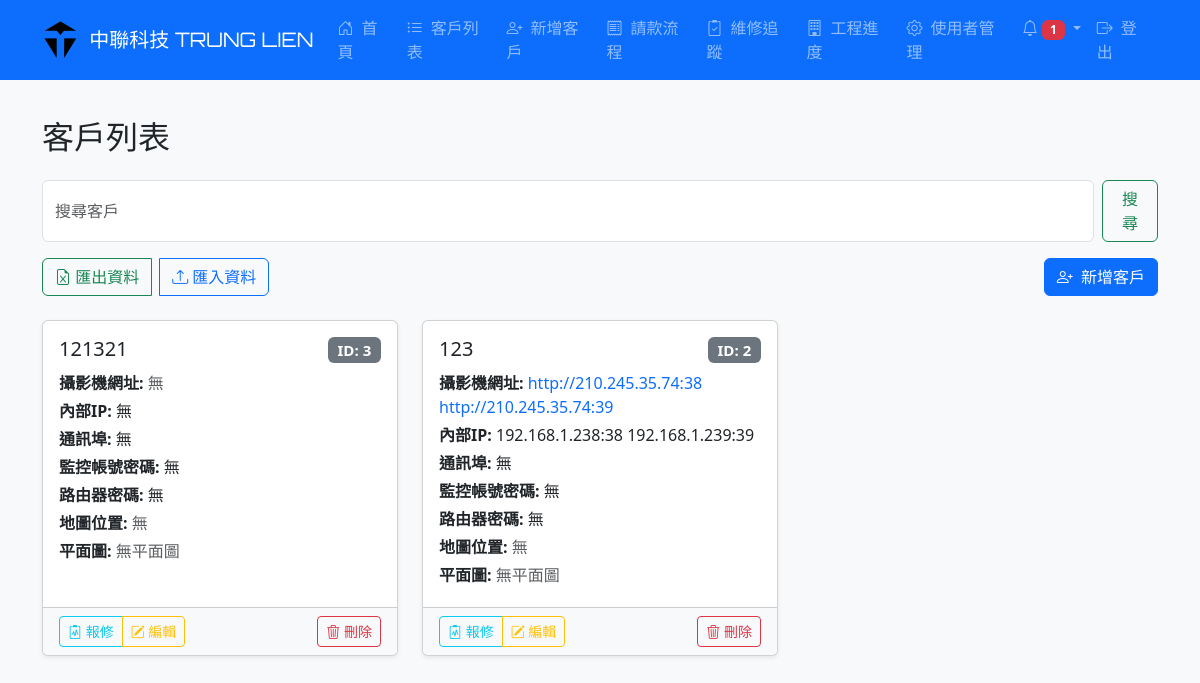
Page /customers (signed in) on the earlier database version.
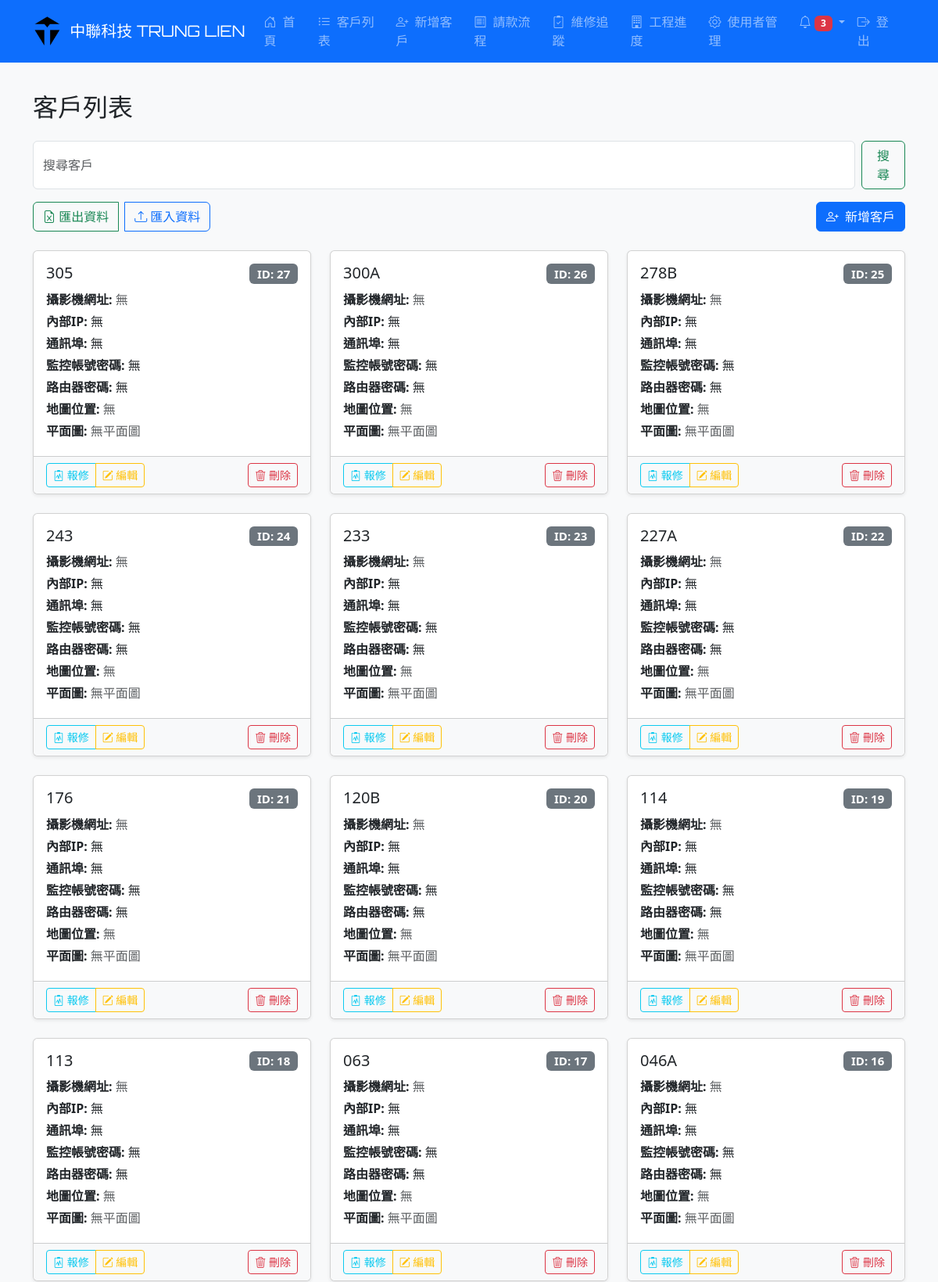
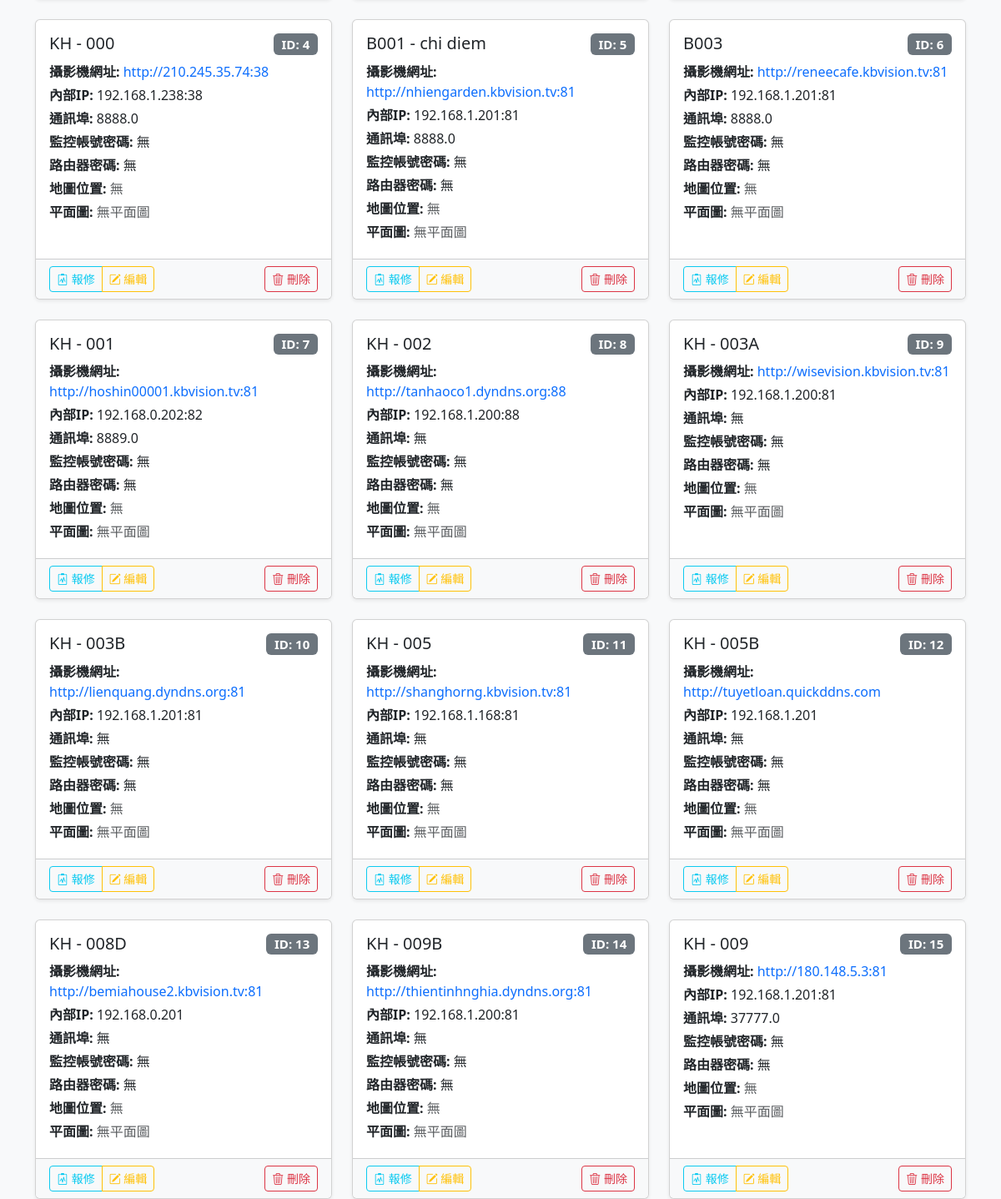
Same page on the later database version (2 pictures, top to bottom).
### tables this page shows
CREATE TABLE customers (
                id INTEGER PRIMARY KEY AUTOINCREMENT,
                name TEXT NOT NULL,
                camera_remote_url TEXT,
                internal_ip TEXT,
                communication_port TEXT,
                monitoring_credentials TEXT,
                router_password TEXT,
                google_map_url TEXT,
                floor_plan TEXT,
                created_at DATETIME DEFAULT (datetime('now', 'localtime'))
            );

### app.py (the view)
@app.route('/customers')
@login_required
def customers():
    query = request.args.get('q', '').strip()
    conn = get_db()
    try:
        if query:
            customers_data = conn.execute('''
                SELECT *,
                (SELECT COUNT(*) FROM repairs WHERE customer_id = customers.id) AS repair_count
                FROM customers
                WHERE name LIKE ?
                ORDER BY created_at DESC
            ''', ('%' + query + '%',)).fetchall()
        else:
            customers_data = conn.execute('''
                SELECT *,
                (SELECT COUNT(*) FROM repairs WHERE customer_id = customers.id) AS repair_count
                FROM customers
                ORDER BY created_at DESC
            ''').fetchall()
        return render_template("customers.html", customers=customers_data, query=query)
    except Exception as e:
        flash("读取数据失败: " + str(e), "danger")
        return redirect(url_for('home'))
    finally:
        conn.close()

### app.py (called while the page is built)
def get_db():
    conn = sqlite3.connect('customer.db')
    conn.row_factory = sqlite3.Row
    conn.execute('PRAGMA foreign_keys = ON')
    return conn

def login_required(f):
    @wraps(f)
    def decorated_function(*args, **kwargs):
        if not session.get('user'):
            flash("請先登入", "warning")
            return redirect(url_for('login'))
        return f(*args, **kwargs)
    return decorated_function

### templates/customers.html (shortened to what the changed rows need)
{% extends "base.html" %}
{% block content %}
<h2 class="mb-4">客戶列表</h2>
<div class="row row-cols-1 row-cols-md-2 row-cols-lg-3 g-4">
  {% for customer in customers %}
    <div class="col">
      <div class="card h-100 shadow-sm">
        <div class="card-body">
          <h5 class="card-title mb-2 d-flex justify-content-between">
            <span>{{ customer.name }}</span>
            <span class="badge bg-secondary">ID: {{ customer.id }}</span>
          </h5>
          <p class="mb-1"><strong>攝影機網址:</strong>
            {% if customer.camera_remote_url %}
              <a href="{{ customer.camera_remote_url }}" target="_blank" class="text-decoration-none">{{ customer.camera_remote_url }}</a>
            {% else %}
              <span class="text-muted">無</span>
            {% endif %}
          </p>
          <p class="mb-1"><strong>內部IP:</strong>
            {{ customer.internal_ip if customer.internal_ip else '無' }}
          </p>
          <p class="mb-1"><strong>通訊埠:</strong>
            {{ customer.communication_port if customer.communication_port else '無' }}
          </p>
          <p class="mb-1"><strong>監控帳號密碼:</strong>
            {{ customer.monitoring_credentials if customer.monitoring_credentials else '無' }}
          </p>
          <p class="mb-1"><strong>路由器密碼:</strong>
            {{ customer.router_password if customer.router_password else '無' }}
          </p>
          <p class="mb-1"><strong>地圖位置:</strong>
            {% if customer.google_map_url %}
              <a href="{{ customer.google_map_url }}" target="_blank" class="text-decoration-none">
                <i class="bi bi-geo-alt-fill me-1 text-danger"></i>查看位置
              </a>
            {% else %}
              <span class="text-muted">無</span>
            {% endif %}
          </p>
          <p class="mb-1"><strong>平面圖:</strong>
            {% if customer.floor_plan %}
              <a href="{{ url_for('uploaded_file', filename=customer.floor_plan) }}" target="_blank" class="text-decoration-none">
                <img src="{{ url_for('uploaded_file', filename=customer.floor_plan) }}" alt="平面圖" class="img-fluid rounded" style="max-width: 100px;">
              </a>
            {% else %}
              <span class="text-muted">無平面圖</span>
            {% endif %}
          </p>
        </div>
        <div class="card-footer bg-light d-flex justify-content-between">
          <div class="btn-group">
            <a href="{{ url_for('view_repairs', customer_id=customer.id) }}" class="btn btn-sm btn-outline-info" data-bs-toggle="tooltip" title="報修紀錄 ({{ customer.repair_count }})">
              <i class="bi bi-clipboard2-pulse"></i> 報修
            </a>
            <a href="{{ url_for('edit_customer', id=customer.id) }}" class="btn btn-sm btn-outline-warning" data-bs-toggle="tooltip" title="編輯資料">
              <i class="bi bi-pencil-square"></i> 編輯
            </a>
          </div>
          <form action="{{ url_for('delete_customer', id=customer.id) }}" method="POST" class="d-inline">
            <button type="submit" class="btn btn-sm btn-outline-danger" data-bs-toggle="tooltip" title="刪除客戶" onclick="return confirm('確定要刪除此客戶資料嗎？此操作無法復原！')">
              <i class="bi bi-trash3"></i> 刪除
            </button>
          </form>
        </div>
      </div>
    </div>
  {% else %}
    <div class="col-12">
      <div class="alert alert-warning text-center" role="alert">
        <i class="bi bi-exclamation-triangle me-2"></i> 目前沒有客戶資料，請新增客戶。
      </div>
    </div>
  {% endfor %}
</div>
{% endblock %}

Differences in the rows shown:
removed customers: name "121321", id "3", camera_remote_url "無", internal_ip "無", communication_port "無", monitoring_credentials "無", router_password "無", google_map_url "無"
removed customers: name "123", id "2", camera_remote_url "http://210.245.35.74:38 http://210.245.35.74:39", internal_ip "192.168.1.238:38 192.168.1.239:39", communication_port "無", monitoring_credentials "無", router_password "無", google_map_url "無"
added customers: name "305", id "27", camera_remote_url "無", internal_ip "無", communication_port "無", monitoring_credentials "無", router_password "無", google_map_url "無"
added customers: name "300A", id "26", camera_remote_url "無", internal_ip "無", communication_port "無", monitoring_credentials "無", router_password "無", google_map_url "無"
added customers: name "278B", id "25", camera_remote_url "無", internal_ip "無", communication_port "無", monitoring_credentials "無", router_password "無", google_map_url "無"
added customers: name "243", id "24", camera_remote_url "無", internal_ip "無", communication_port "無", monitoring_credentials "無", router_password "無", google_map_url "無"
added customers: name "233", id "23", camera_remote_url "無", internal_ip "無", communication_port "無", monitoring_credentials "無", router_password "無", google_map_url "無"
added customers: name "227A", id "22", camera_remote_url "無", internal_ip "無", communication_port "無", monitoring_credentials "無", router_password "無", google_map_url "無"
added customers: name "176", id "21", camera_remote_url "無", internal_ip "無", communication_port "無", monitoring_credentials "無", router_password "無", google_map_url "無"
added customers: name "120B", id "20", camera_remote_url "無", internal_ip "無", communication_port "無", monitoring_credentials "無", router_password "無", google_map_url "無"
added customers: name "114", id "19", camera_remote_url "無", internal_ip "無", communication_port "無", monitoring_credentials "無", router_password "無", google_map_url "無"
added customers: name "113", id "18", camera_remote_url "無", internal_ip "無", communication_port "無", monitoring_credentials "無", router_password "無", google_map_url "無"
added customers: name "063", id "17", camera_remote_url "無", internal_ip "無", communication_port "無", monitoring_credentials "無", router_password "無", google_map_url "無"
added customers: name "046A", id "16", camera_remote_url "無", internal_ip "無", communication_port "無", monitoring_credentials "無", router_password "無", google_map_url "無"
added customers: name "KH - 000", id "4", camera_remote_url "http://210.245.35.74:38", internal_ip "192.168.1.238:38", communication_port "8888.0", monitoring_credentials "無", router_password "無"
added customers: name "B001 - chi diem", id "5", camera_remote_url "http://nhiengarden.kbvision.tv:81", internal_ip "192.168.1.201:81", communication_port "8888.0", monitoring_credentials "無", router_password "無"
added customers: name "B003", id "6", camera_remote_url "http://reneecafe.kbvision.tv:81", internal_ip "192.168.1.201:81", communication_port "8888.0", monitoring_credentials "無", router_password "無"
added customers: name "KH - 001", id "7", camera_remote_url "http://hoshin00001.kbvision.tv:81", internal_ip "192.168.0.202:82", communication_port "8889.0", monitoring_credentials "無", router_password "無"
added customers: name "KH - 002", id "8", camera_remote_url "http://tanhaoco1.dyndns.org:88", internal_ip "192.168.1.200:88", communication_port "無", monitoring_credentials "無", router_password "無"
added customers: name "KH - 003A", id "9", camera_remote_url "http://wisevision.kbvision.tv:81", internal_ip "192.168.1.200:81", communication_port "無", monitoring_credentials "無", router_password "無"
added customers: name "KH - 003B", id "10", camera_remote_url "http://lienquang.dyndns.org:81", internal_ip "192.168.1.201:81", communication_port "無", monitoring_credentials "無", router_password "無"
added customers: name "KH - 005", id "11", camera_remote_url "http://shanghorng.kbvision.tv:81", internal_ip "192.168.1.168:81", communication_port "無", monitoring_credentials "無", router_password "無"
added customers: name "KH - 005B", id "12", camera_remote_url "http://tuyetloan.quickddns.com", internal_ip "192.168.1.201", communication_port "無", monitoring_credentials "無", router_password "無"
added customers: name "KH - 008D", id "13", camera_remote_url "http://bemiahouse2.kbvision.tv:81", internal_ip "192.168.0.201", communication_port "無", monitoring_credentials "無", router_password "無"
added customers: name "KH - 009B", id "14", camera_remote_url "http://thientinhnghia.dyndns.org:81", internal_ip "192.168.1.200:81", communication_port "無", monitoring_credentials "無", router_password "無"
added customers: name "KH - 009", id "15", camera_remote_url "http://180.148.5.3:81", internal_ip "192.168.1.201:81", communication_port "37777.0", monitoring_credentials "無", router_password "無"
Other differences:
{{ notifications|length }}: "1" → "3"
